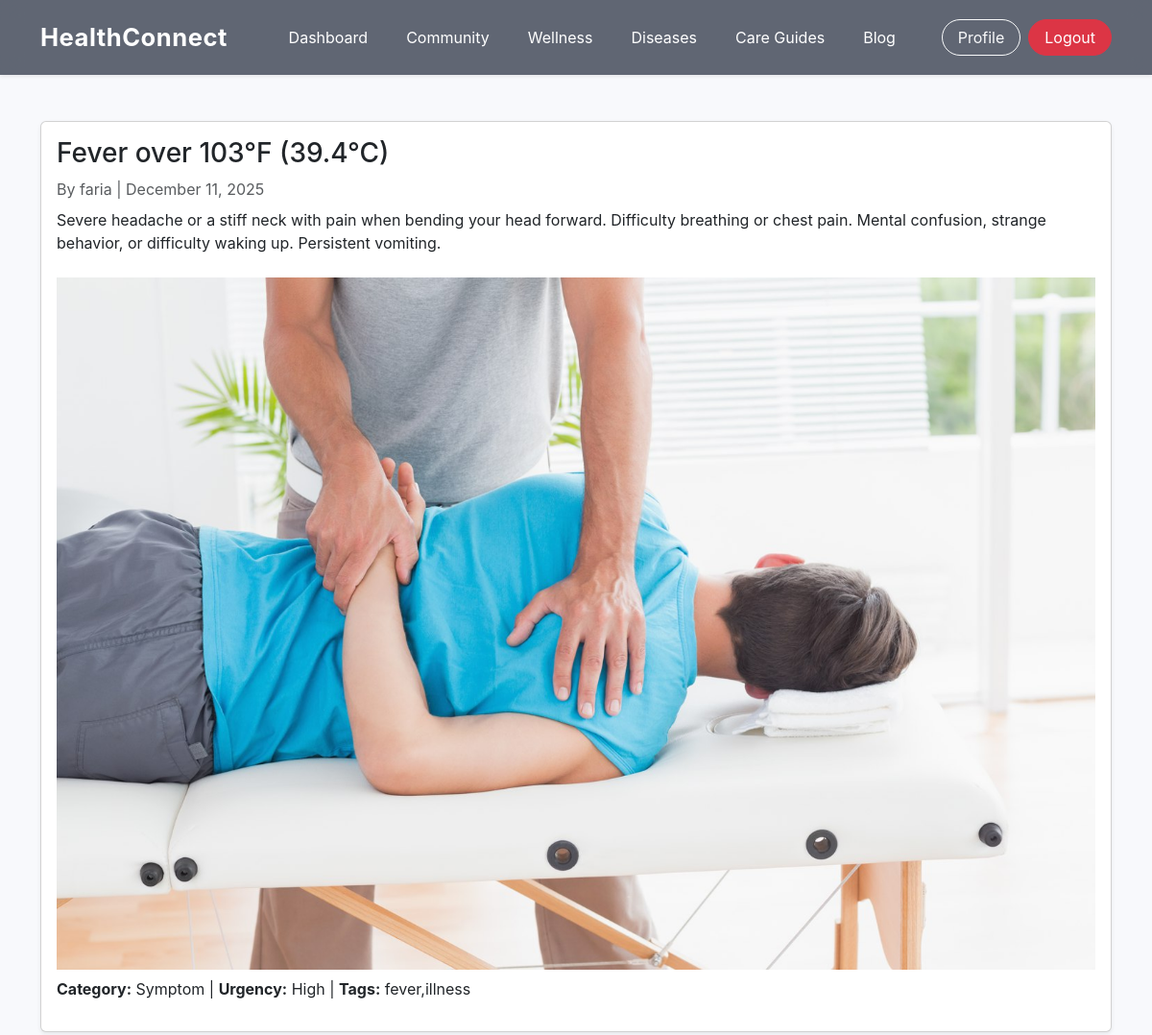
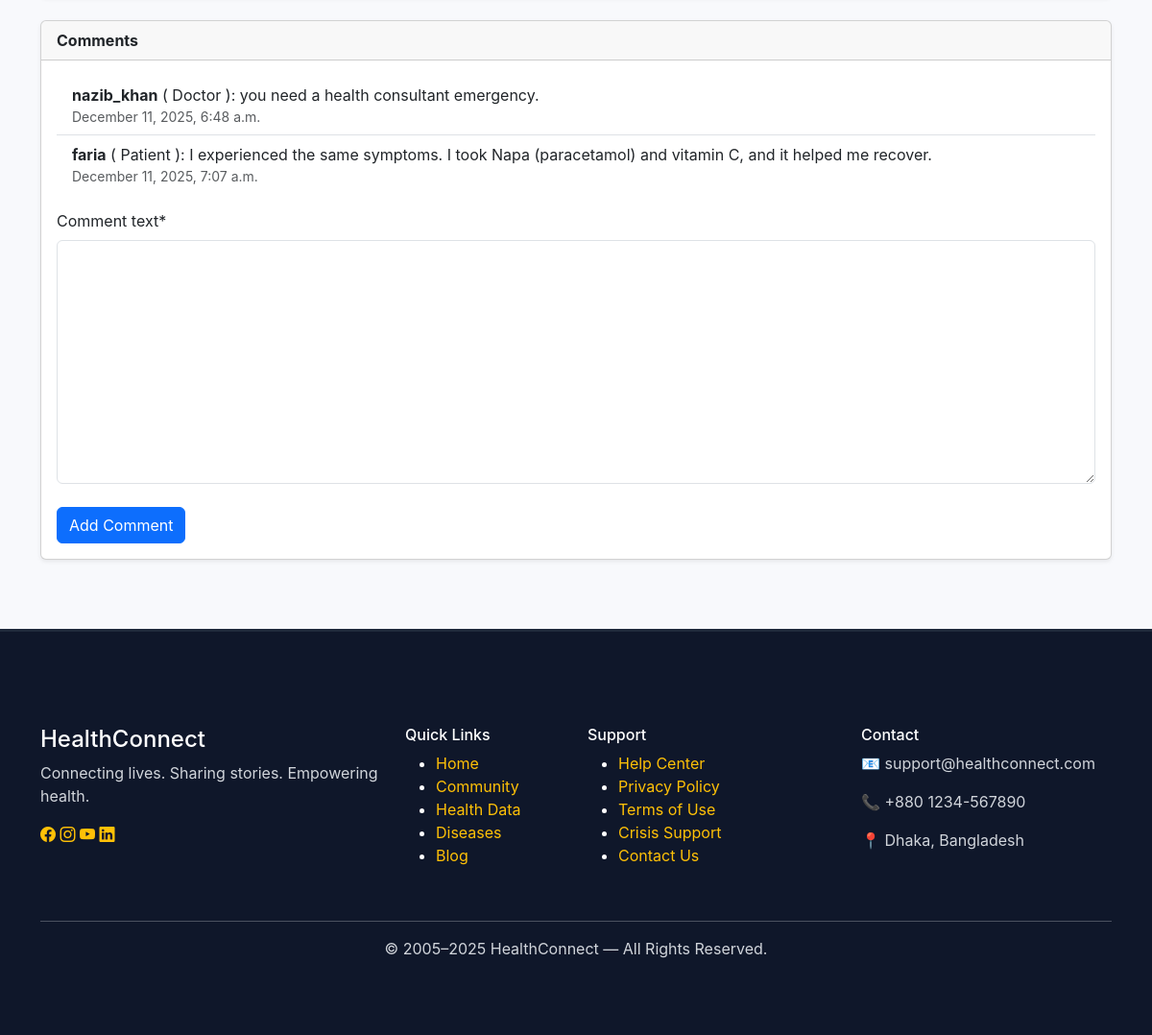
The page /blog/5/ (signed in) on the database its author committed (2 pictures, top to bottom).
### blog/models.py (models this page shows, shortened)
class BlogPost(models.Model):
    author = models.ForeignKey(settings.AUTH_USER_MODEL, on_delete=models.CASCADE, related_name="posts")
    title = models.CharField(max_length=200)
    content = models.TextField()
    photo = models.ImageField(upload_to="blog_photos/", blank=True, null=True)
    category = models.CharField(max_length=20, choices=CATEGORY_CHOICES, default='experience')
    urgency_level = models.CharField(max_length=10, choices=URGENCY_CHOICES, default='medium')
    tags = models.CharField(max_length=200, blank=True, help_text="Comma separated tags")
    created_at = models.DateTimeField(auto_now_add=True)
    updated_at = models.DateTimeField(auto_now=True)

class Comment(models.Model):
    blog = models.ForeignKey(BlogPost, on_delete=models.CASCADE, related_name="comments")
    user = models.ForeignKey(settings.AUTH_USER_MODEL, on_delete=models.CASCADE)
    comment_text = models.TextField()
    created_at = models.DateTimeField(auto_now_add=True)

### accounts/models.py (models this page shows, shortened)
class CustomUser(AbstractUser):
    role = models.CharField(max_length=20, choices=ROLE_CHOICES, default='patient')
    doctor_license = models.CharField(max_length=50, blank=True, null=True)
    specialization = models.CharField(max_length=100, blank=True, null=True)
    hospital_name = models.CharField(max_length=150, blank=True, null=True)
    profile_pic = models.ImageField(upload_to="profiles/", blank=True, null=True)

### blog/views.py (the view, shortened to what this page needs)
# urls.py: path('<int:pk>/', views.blog_detail, name='blog_detail'),
@login_required
def blog_detail(request, pk):
    blog = get_object_or_404(BlogPost, pk=pk)
    comment_form = CommentForm()
    prescription_form = PrescriptionForm()
    return render(request, 'blog/blog_detail.html', {
        'blog': blog,
        'comment_form': comment_form,
        'prescription_form': prescription_form,
    })

### blog/forms.py
class CommentForm(forms.ModelForm):
    class Meta:
        model = Comment
        fields = ["comment_text"]

class PrescriptionForm(forms.ModelForm):
    class Meta:
        model = Prescription
        fields = ["diagnosis", "medicines", "tests", "advice"]

### blog/templates/blog/blog_detail.html (shortened to what this page needs)
{% extends "base.html" %}
{% load crispy_forms_tags%}
{% load static %}
{% block content %}
<div class="container py-5">
  <div class="card mb-4 shadow-sm">
    <div class="card-body">
      <h3 class="card-title">{{ blog.title }}</h3>
      <p class="text-muted mb-2">By {{ blog.author.username }} | {{ blog.created_at|date:"F j, Y" }}</p>
      <p class="card-text">{{ blog.content }}</p>
      {% if blog.photo %}
        <img src="{{ blog.photo.url }}" class="img-fluid mt-2" alt="Blog Photo">
      {% endif %}
      <p class="mt-2">
        <strong>Category:</strong> {{ blog.get_category_display }} |
        <strong>Urgency:</strong> {{ blog.get_urgency_level_display }} |
        <strong>Tags:</strong> {{ blog.tags }}
      </p>
    </div>
  </div>
  <div class="card mb-4 shadow-sm">
    <div class="card-header fw-bold">Comments</div>
    <div class="card-body">
      <ul class="list-group list-group-flush mb-3">
        {% for comment in blog.comments.all %}
          <li class="list-group-item">
            <strong>{{ comment.user.username }}</strong>
            (
            {% if comment.user.role == 'doctor' %}
              Doctor
            {% elif comment.user.role == 'analyst' %}
              Data Analyst
            {% else %}
              Patient
            {% endif %}
            ):
            {{ comment.comment_text }}
            <span class="text-muted small d-block">{{ comment.created_at|date:"F j, Y, g:i a" }}</span>
          </li>
        {% empty %}
          <li class="list-group-item text-muted">No comments yet.</li>
        {% endfor %}
      </ul>
      {% if user.is_authenticated %}
        <form method="POST">
          {{ comment_form.comment_text|as_crispy_field }}
          <button type="submit" name="comment_submit" class="btn btn-primary mt-2">Add Comment</button>
        </form>
      {% else %}
        <p class="text-muted">Please <a href="{% url 'login' %}">login</a> to comment.</p>
      {% endif %}
    </div>
  </div>
</div>
{% endblock %}

### static/css/style.css (style rules this page uses)
body { font-family: 'Inter', sans-serif; background: #f8f9fc; margin: 0; padding: 0; }
* { transition: 0.3s ease; }

### rows shown on the page
BlogPost: title "Fever over 103°F (39.4°C)", author.username "faria", created_at "December 11, 2025", content "Severe headache or a stiff neck with pain when bending your head forward. Difficulty breathing or chest pain. Mental confusion, strange behavior, or difficulty waking up. Persistent vomiting.", photo (picture), category "Symptom", urgency_level "High", tags "fever,illness"
Comment: user.username "nazib_khan", shows "Doctor", comment_text "you need a health consultant emergency.", created_at "December 11, 2025, 6:48 a.m."
Comment: user.username "faria", shows "Patient", comment_text "I experienced the same symptoms. I took Napa (paracetamol) and vitamin C, and it helped me recover.", created_at "December 11, 2025, 7:07 a.m."
